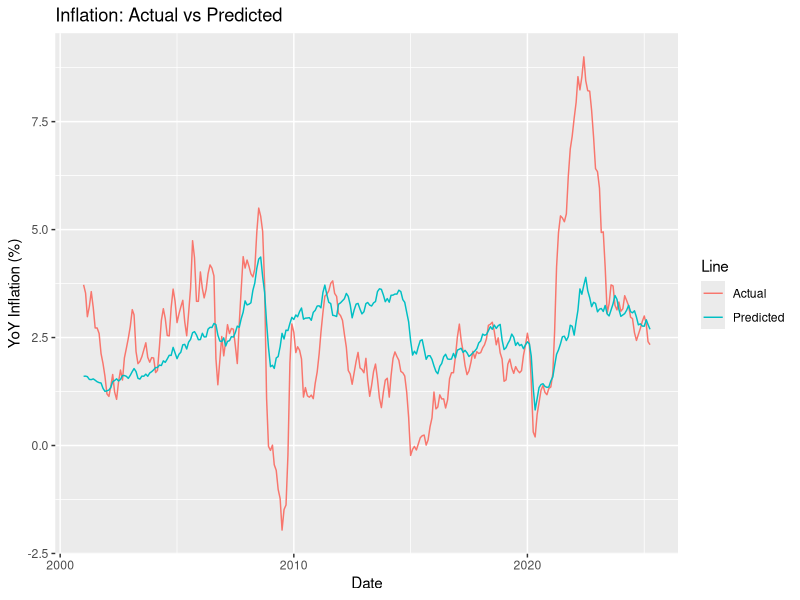
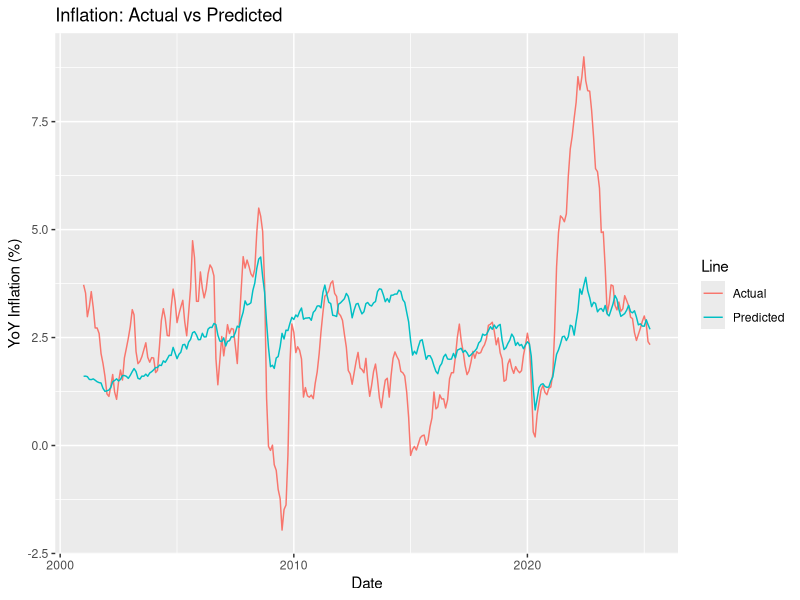

Source code (R) for these figures, in order:
library(readr)
library(lubridate)

# Load data
df <- read_csv("macrodata.csv")
# Make sure the date column is recognized as a Date object
df$date <- as.Date(paste0(df$date, "-01"))
df$date <- ymd(df$date)
#check the structure
head(df)

#transform variables
df$cpi_yoy <- (df$cpi / dplyr::lag(df$cpi,12)-1)*100
df$msbillions_yoy <- (df$msbillions / dplyr::lag(df$msbillions,12)-1)*100
df$oil_lag1  <- dplyr::lag(df$oilprice, 1)
df <- na.omit(df)

#run model
fit1 <- lm(cpi_yoy ~ msbillions_yoy + oil_lag1, data = df)
summary(fit1)

discuss1 <- c('An increase of 1% in the YoY growth rate of the money supply is 
associated with an average decrease in YoY inflation of 0.03 percentage points, 
though this effect is not statistically significant (p = 0.15). In contrast, a 
$1 increase in WTI crude oil prices (lagged one month) is associated with a 
0.026 percentage point increase in YoY inflation, and this relationship is 
statistically significant (p < 0.001). The R-squared of 0.15 indicates that 
approximately 15% of the variation in YoY inflation is explained by changes in 
money supply and lagged oil prices. While this is a modest fit, it is typical 
in macroeconomic models given the large number of other influencing factors.')
discuss1

# Predict values using your model
df$predicted <- predict(fit1)
# Plot using base ggplot
library(ggplot2)
ggplot(df, aes(x = date)) +
  geom_line(aes(y = cpi_yoy, color = "Actual")) +
  geom_line(aes(y = predicted, color = "Predicted")) +
  labs(title = "Inflation: Actual vs Predicted",
       y = "YoY Inflation (%)",
       x = "Date",
       color = "Line")

ggsave("inflation_plot.png")